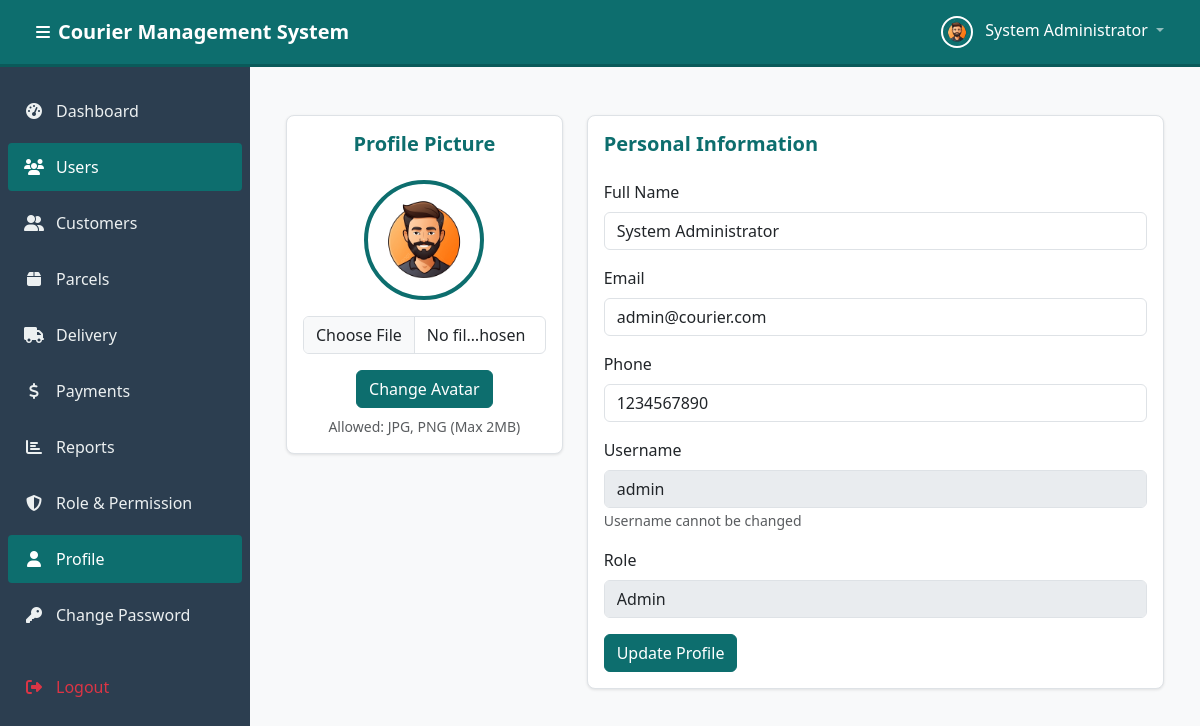
Page /modules/users/profile.php (signed in) on the committed database.
### tables this page shows
CREATE TABLE `users` (
  `id` int(11) NOT NULL,
  `full_name` varchar(100) NOT NULL,
  `email` varchar(100) NOT NULL,
  `phone` varchar(20) DEFAULT NULL,
  `username` varchar(50) NOT NULL,
  `password` varchar(255) NOT NULL,
  `avatar` varchar(255) DEFAULT NULL,
  `role_id` int(11) NOT NULL,
  `is_active` tinyint(1) NOT NULL DEFAULT 1,
  `created_at` timestamp NOT NULL DEFAULT current_timestamp(),
  `updated_at` timestamp NOT NULL DEFAULT current_timestamp() ON UPDATE current_timestamp()
);

### modules/users/profile.php (the view, shortened to what this page needs)
<?php
require_once '../../config/db.php';
try {
    $stmt = $pdo->prepare("SELECT * FROM users WHERE id = :id");
    $stmt->execute(['id' => $_SESSION['user_id']]);
    $user = $stmt->fetch();
} catch (PDOException $e) {
    error_log("Profile Fetch Error: " . $e->getMessage());
    setFlashMessage('error', 'An error occurred while loading your profile');
    $user = [
        'full_name' => $_SESSION['full_name'] ?? '',
        'email' => $_SESSION['email'] ?? '',
        'phone' => $_SESSION['phone'] ?? ''
    ];
}
require_once '../../includes/header.php';
?>
<div class="container-fluid py-4">
    <div class="row">
        <div class="col-lg-4">
            <div class="card">
                <div class="card-body text-center">
                    <h5 class="card-title mb-4">Profile Picture</h5>
                    <img src="<?php echo $avatarPath; ?>" alt="Profile Avatar" class="profile-avatar-large mb-3">
                    <form method="POST" enctype="multipart/form-data">
                        <div class="mb-3">
                            <input type="file" class="form-control" id="avatar" name="avatar" accept="image/jpeg,image/jpg,image/png">
                        </div>
                        <button type="submit" name="upload_avatar" class="btn btn-primary">Change Avatar</button>
                    </form>
                    <small class="text-muted d-block mt-2">Allowed: JPG, PNG (Max 2MB)</small>
                </div>
            </div>
        </div>
        <div class="col-lg-8">
            <div class="card">
                <div class="card-body">
                    <h5 class="card-title mb-4">Personal Information</h5>
                    <form method="POST" id="profileForm">
                        <div class="mb-3">
                            <label for="full_name" class="form-label">Full Name</label>
                            <input type="text" class="form-control" id="full_name" name="full_name" value="<?php echo htmlspecialchars($user['full_name']); ?>" required>
                        </div>
                        <div class="mb-3">
                            <label for="email" class="form-label">Email</label>
                            <input type="email" class="form-control" id="email" name="email" value="<?php echo htmlspecialchars($user['email']); ?>" required>
                        </div>
                        <div class="mb-3">
                            <label for="phone" class="form-label">Phone</label>
                            <input type="text" class="form-control" id="phone" name="phone" value="<?php echo htmlspecialchars($user['phone'] ?? ''); ?>">
                        </div>
                        <div class="mb-3">
                            <label class="form-label">Username</label>
                            <input type="text" class="form-control" value="<?php echo htmlspecialchars($_SESSION['username']); ?>" disabled>
                            <small class="text-muted">Username cannot be changed</small>
                        </div>
                        <div class="mb-3">
                            <label class="form-label">Role</label>
                            <input type="text" class="form-control" value="<?php echo htmlspecialchars($_SESSION['role_name']); ?>" disabled>
                        </div>
                        <button type="submit" class="btn btn-primary">Update Profile</button>
                    </form>
                </div>
            </div>
        </div>
    </div>
</div>
<?php require_once '../../includes/footer.php'; ?>

### assets/css/style.css (style rules this page uses)
:root { --accent-color: #0d6e6e; --accent-hover: #0a5a5a; --sidebar-bg: #2c3e50; --sidebar-text: #ecf0f1; --bg-light: #f8f9fa; --text-dark: #333333; --text-muted: #6c757d; --border-color: #dee2e6; }
body { font-family: 'Segoe UI', Tahoma, Geneva, Verdana, sans-serif; background-color: var(--bg-light); color: var(--text-dark); }
.card { border: 1px solid var(--border-color); border-radius: 8px; box-shadow: 0 1px 3px rgba(0, 0, 0, 0.1); margin-bottom: 1.5rem; }
.card-title { color: var(--accent-color); font-weight: 600; }
.btn-primary { background-color: var(--accent-color); border-color: var(--accent-color); }
.profile-avatar-large { width: 120px; height: 120px; border-radius: 50%; object-fit: cover; border: 4px solid var(--accent-color); }
* { transition: background-color 0.2s ease, border-color 0.2s ease; }

### rows in the picture
users: full_name "System Administrator", email "admin@courier.com", phone "1234567890"

### other values in the picture
SITE_NAME "Courier Management System"
$_SESSION['full_name'] "System Administrator"
